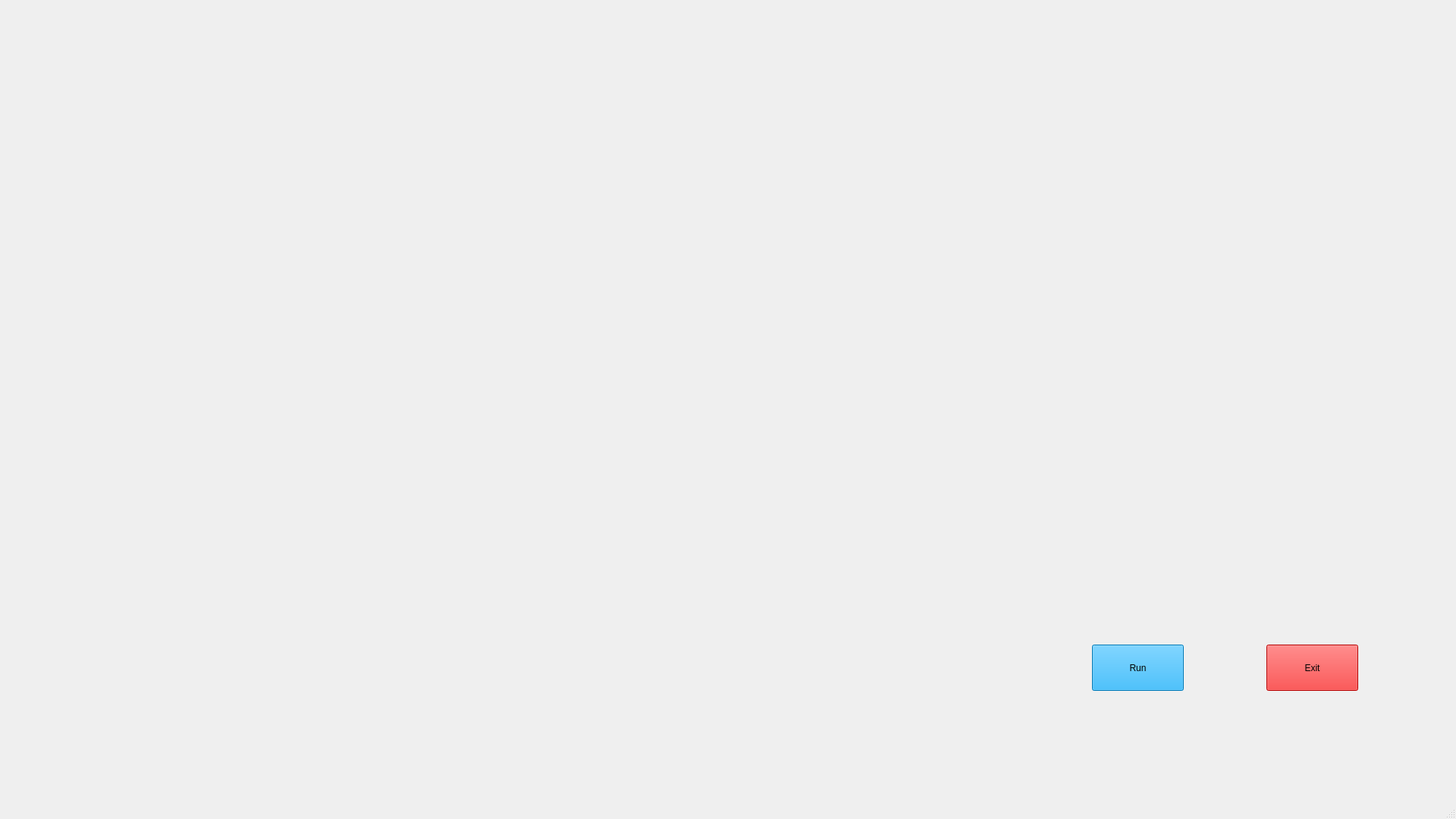
<?xml version="1.0" encoding="UTF-8"?>
<ui version="4.0">
    <class>MainWindow</class>
    <widget class="QMainWindow" name="MainWindow">
        <property name="geometry">
            <rect>
                <x>0</x>
                <y>0</y>
                <width>1920</width>
                <height>1080</height>
            </rect>
        </property>
        <property name="windowTitle">
            <string>MainWindow</string>
        </property>
        <widget class="QWidget" name="centralwidget">
            <widget class="QLabel" name="label_3">
                <property name="geometry">
                    <rect>
                        <x>0</x>
                        <y>0</y>
                        <width>1920</width>
                        <height>1080</height>
                    </rect>
                </property>
                <property name="text">
                    <string/>
                </property>
                <property name="pixmap">
                    <pixmap>Mira/utils/images/wallpaper.jpg</pixmap>
                </property>
                <property name="scaledContents">
                    <bool>true</bool>
                </property>
            </widget>
            <widget class="QLabel" name="label">
                <property name="geometry">
                    <rect>
                        <x>800</x>
                        <y>350</y>
                        <width>300</width>
                        <height>300</height>
                    </rect>
                </property>
                <property name="text">
                    <string/>
                </property>
                <property name="pixmap">
                    <pixmap>Mira/utils/images/live_wallpaper.gif</pixmap>
                </property>
                <property name="scaledContents">
                    <bool>true</bool>
                </property>
            </widget>
            <widget class="QLabel" name="label_4">
                <property name="geometry">
                    <rect>
                        <x>1400</x>
                        <y>30</y>
                        <width>400</width>
                        <height>400</height>
                    </rect>
                </property>
                <property name="text">
                    <string/>
                </property>
                <property name="pixmap">
                    <pixmap>Mira/utils/images/design_2.gif</pixmap>
                </property>
                <property name="scaledContents">
                    <bool>true</bool>
                </property>
            </widget>
            <widget class="QLabel" name="label_5">
                <property name="geometry">
                    <rect>
                        <x>20</x>
                        <y>520</y>
                        <width>420</width>
                        <height>375</height>
                    </rect>
                </property>
                <property name="text">
                    <string/>
                </property>
                <property name="pixmap">
                    <pixmap>Mira/utils/images/design_3.gif</pixmap>
                </property>
                <property name="scaledContents">
                    <bool>true</bool>
                </property>
            </widget>
            <widget class="QLabel" name="label_6">
                <property name="geometry">
                    <rect>
                        <x>100</x>
                        <y>150</y>
                        <width>300</width>
                        <height>300</height>
                    </rect>
                </property>
                <property name="text">
                    <string/>
                </property>
                <property name="pixmap">
                    <pixmap>Mira/utils/images/design_4.gif</pixmap>
                </property>
                <property name="scaledContents">
                    <bool>true</bool>
                </property>
            </widget>
            <widget class="QLabel" name="label_7">
                <property name="geometry">
                    <rect>
                        <x>600</x>
                        <y>660</y>
                        <width>666</width>
                        <height>300</height>
                    </rect>
                </property>
                <property name="text">
                    <string/>
                </property>
                <property name="pixmap">
                    <pixmap>Mira/utils/images/design_5.gif</pixmap>
                </property>
                <property name="scaledContents">
                    <bool>true</bool>
                </property>
            </widget>
            <widget class="QPushButton" name="pushButton">
                <property name="geometry">
                    <rect>
                        <x>1440</x>
                        <y>850</y>
                        <width>121</width>
                        <height>61</height>
                    </rect>
                </property>
                <property name="styleSheet">
                    <string notr="true">background-color: rgb(0, 170, 255);
font: 75 18pt &quot;MS Shell Dlg 2&quot;;</string>
                </property>
                <property name="text">
                    <string>Run</string>
                </property>
            </widget>
            <widget class="QPushButton" name="pushButton_2">
                <property name="geometry">
                    <rect>
                        <x>1670</x>
                        <y>850</y>
                        <width>121</width>
                        <height>61</height>
                    </rect>
                </property>
                <property name="styleSheet">
                    <string notr="true">background-color:rgb(255, 0, 0);
font: 75 18pt &quot;MS Shell Dlg 2&quot;;</string>
                </property>
                <property name="text">
                    <string>Exit</string>
                </property>
            </widget>
            <widget class="QLabel" name="label_2">
                <property name="geometry">
                    <rect>
                        <x>20</x>
                        <y>2</y>
                        <width>400</width>
                        <height>91</height>
                    </rect>
                </property>
                <property name="text">
                    <string/>
                </property>
                <property name="pixmap">
                    <pixmap>Mira/utils/images/initiating.gif</pixmap>
                </property>
            </widget>
            <widget class="QTextBrowser" name="textBrowser">
                <property name="geometry">
                    <rect>
                        <x>700</x>
                        <y>24</y>
                        <width>291</width>
                        <height>61</height>
                    </rect>
                </property>
                <property name="styleSheet">
                    <string notr="true">font: 75 16pt &quot;MS Shell Dlg 2&quot;;
background-color:transparent;
border-radius:none;
</string>
                </property>
            </widget>
            <widget class="QTextBrowser" name="textBrowser_2">
                <property name="geometry">
                    <rect>
                        <x>1200</x>
                        <y>24</y>
                        <width>291</width>
                        <height>61</height>
                    </rect>
                </property>
                <property name="styleSheet">
                    <string notr="true">font: 75 16pt &quot;MS Shell Dlg 2&quot;;
background-color:transparent;
border-radius:none;</string>
                </property>
            </widget>
            <widget class="QTextBrowser" name="textBrowser_3">
                <property name="geometry">
                    <rect>
                        <x>1360</x>
                        <y>470</y>
                        <width>501</width>
                        <height>341</height>
                    </rect>
                </property>
                <property name="styleSheet">
                    <string notr="true">font: 11pt &quot;MS Shell Dlg 2&quot;;
background-color:transparent;</string>
                </property>
            </widget>
        </widget>
        <widget class="QMenuBar" name="menubar">
            <property name="geometry">
                <rect>
                    <x>0</x>
                    <y>0</y>
                    <width>1920</width>
                    <height>26</height>
                </rect>
            </property>
        </widget>
        <widget class="QStatusBar" name="statusbar"/>
    </widget>
    <resources/>
    <connections/>
</ui>
